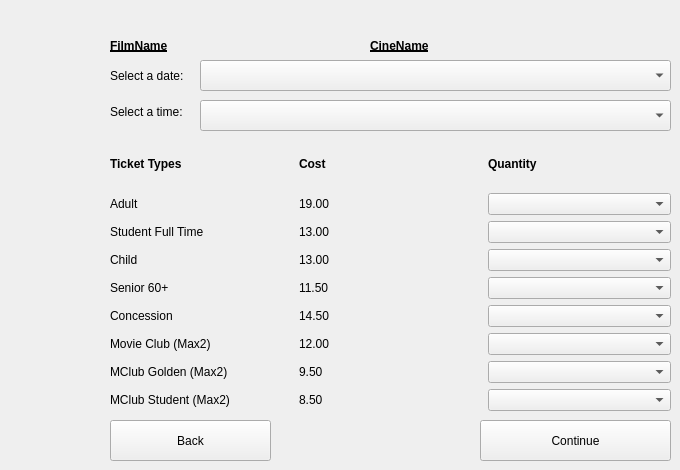
     <widget class="QWidget" name="timeTab">
      <attribute name="title">
       <string>Select Time</string>
      </attribute>
      <widget class="QLabel" name="filmName">
       <property name="geometry">
        <rect>
         <x>110</x>
         <y>30</y>
         <width>261</width>
         <height>31</height>
        </rect>
       </property>
       <property name="font">
        <font>
         <weight>75</weight>
         <bold>true</bold>
         <underline>true</underline>
        </font>
       </property>
       <property name="text">
        <string>FilmName</string>
       </property>
      </widget>
      <widget class="QPushButton" name="backButton">
       <property name="geometry">
        <rect>
         <x>110</x>
         <y>420</y>
         <width>161</width>
         <height>41</height>
        </rect>
       </property>
       <property name="text">
        <string>Back</string>
       </property>
      </widget>
      <widget class="QLabel" name="datetext">
       <property name="geometry">
        <rect>
         <x>110</x>
         <y>60</y>
         <width>91</width>
         <height>31</height>
        </rect>
       </property>
       <property name="text">
        <string>Select a date:</string>
       </property>
      </widget>
      <widget class="QLabel" name="timetext">
       <property name="geometry">
        <rect>
         <x>110</x>
         <y>102</y>
         <width>91</width>
         <height>20</height>
        </rect>
       </property>
       <property name="text">
        <string>Select a time:</string>
       </property>
      </widget>
      <widget class="QComboBox" name="dateSelect">
       <property name="geometry">
        <rect>
         <x>200</x>
         <y>60</y>
         <width>471</width>
         <height>31</height>
        </rect>
       </property>
       <property name="currentText">
        <string/>
       </property>
      </widget>
      <widget class="QComboBox" name="timeSelect">
       <property name="geometry">
        <rect>
         <x>200</x>
         <y>100</y>
         <width>471</width>
         <height>31</height>
        </rect>
       </property>
      </widget>
      <widget class="QLabel" name="cinemaName">
       <property name="geometry">
        <rect>
         <x>370</x>
         <y>30</y>
         <width>301</width>
         <height>31</height>
        </rect>
       </property>
       <property name="font">
        <font>
         <weight>75</weight>
         <bold>true</bold>
         <underline>true</underline>
        </font>
       </property>
       <property name="text">
        <string>CineName</string>
       </property>
      </widget>
      <widget class="QPushButton" name="continueB">
       <property name="geometry">
        <rect>
         <x>480</x>
         <y>420</y>
         <width>191</width>
         <height>41</height>
        </rect>
       </property>
       <property name="text">
        <string>Continue</string>
       </property>
      </widget>
      <widget class="QWidget" name="gridLayoutWidget">
       <property name="geometry">
        <rect>
         <x>110</x>
         <y>140</y>
         <width>561</width>
         <height>271</height>
        </rect>
       </property>
       <layout class="QGridLayout" name="gridLayout_2">
        <item row="0" column="2">
         <widget class="QLabel" name="label_3">
          <property name="font">
           <font>
            <weight>75</weight>
            <bold>true</bold>
           </font>
          </property>
          <property name="text">
           <string>Quantity</string>
          </property>
         </widget>
        </item>
        <item row="2" column="0">
         <widget class="QLabel" name="label_6">
          <property name="text">
           <string>Student Full Time</string>
          </property>
         </widget>
        </item>
        <item row="0" column="1">
         <widget class="QLabel" name="label_2">
          <property name="font">
           <font>
            <weight>75</weight>
            <bold>true</bold>
           </font>
          </property>
          <property name="text">
           <string>Cost</string>
          </property>
         </widget>
        </item>
        <item row="3" column="0">
         <widget class="QLabel" name="label_7">
          <property name="text">
           <string>Child</string>
          </property>
         </widget>
        </item>
        <item row="8" column="0">
         <widget class="QLabel" name="label_12">
          <property name="text">
           <string>MClub Student (Max2)</string>
          </property>
         </widget>
        </item>
        <item row="1" column="2">
         <widget class="QComboBox" name="tbox1"/>
        </item>
        <item row="6" column="0">
         <widget class="QLabel" name="label_10">
          <property name="text">
           <string>Movie Club (Max2)</string>
          </property>
         </widget>
        </item>
        <item row="2" column="2">
         <widget class="QComboBox" name="tbox2"/>
        </item>
        <item row="8" column="2">
         <widget class="QComboBox" name="tbox8"/>
        </item>
        <item row="5" column="2">
         <widget class="QComboBox" name="tbox5"/>
        </item>
        <item row="7" column="2">
         <widget class="QComboBox" name="tbox7"/>
        </item>
        <item row="5" column="1">
         <widget class="QLabel" name="tlabel5">
          <property name="text">
           <string>14.50</string>
          </property>
         </widget>
        </item>
        <item row="2" column="1">
         <widget class="QLabel" name="tlabel2">
          <property name="text">
           <string>13.00</string>
          </property>
         </widget>
        </item>
        <item row="3" column="1">
         <widget class="QLabel" name="tlabel3">
          <property name="text">
           <string>13.00</string>
          </property>
         </widget>
        </item>
        <item row="7" column="1">
         <widget class="QLabel" name="tlabel7">
          <property name="text">
           <string>9.50</string>
          </property>
         </widget>
        </item>
        <item row="4" column="0">
         <widget class="QLabel" name="label_8">
          <property name="text">
           <string>Senior 60+</string>
          </property>
         </widget>
        </item>
        <item row="1" column="0">
         <widget class="QLabel" name="label_5">
          <property name="text">
           <string>Adult</string>
          </property>
         </widget>
        </item>
        <item row="0" column="0">
         <widget class="QLabel" name="label">
          <property name="font">
           <font>
            <weight>75</weight>
            <bold>true</bold>
           </font>
          </property>
          <property name="text">
           <string>Ticket Types</string>
          </property>
         </widget>
        </item>
        <item row="7" column="0">
         <widget class="QLabel" name="label_11">
          <property name="text">
           <string>MClub Golden (Max2)</string>
          </property>
         </widget>
        </item>
        <item row="5" column="0">
         <widget class="QLabel" name="label_9">
          <property name="text">
           <string>Concession</string>
          </property>
         </widget>
        </item>
        <item row="4" column="2">
         <widget class="QComboBox" name="tbox4"/>
        </item>
        <item row="1" column="1">
         <widget class="QLabel" name="tlabel1">
          <property name="text">
           <string>19.00</string>
          </property>
         </widget>
        </item>
        <item row="8" column="1">
         <widget class="QLabel" name="tlabel8">
          <property name="text">
           <string>8.50</string>
          </property>
         </widget>
        </item>
        <item row="3" column="2">
         <widget class="QComboBox" name="tbox3"/>
        </item>
        <item row="6" column="2">
         <widget class="QComboBox" name="tbox6"/>
        </item>
        <item row="4" column="1">
         <widget class="QLabel" name="tlabel4">
          <property name="text">
           <string>11.50</string>
          </property>
         </widget>
        </item>
        <item row="6" column="1">
         <widget class="QLabel" name="tlabel6">
          <property name="text">
           <string>12.00</string>
          </property>
         </widget>
        </item>
       </layout>
      </widget>
     </widget>
